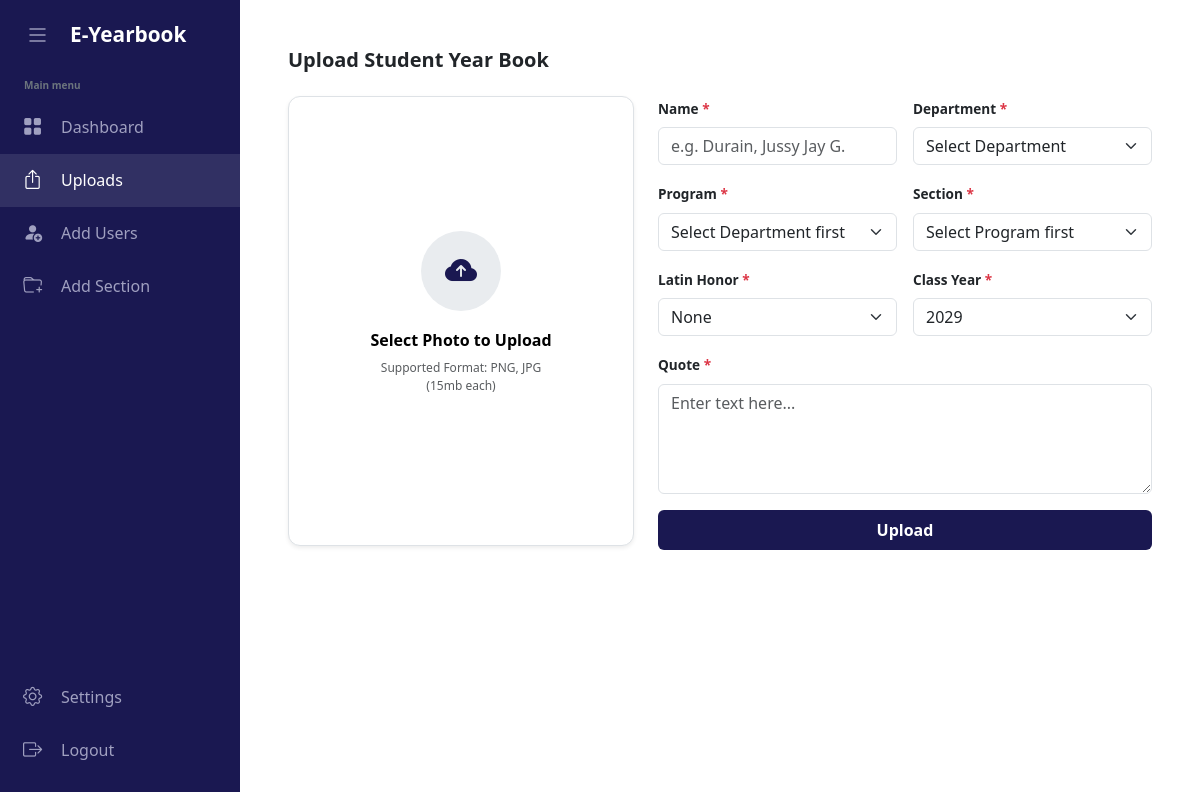
Screenshot of /public/admin/upload.php (signed in) with the database file from the repository.
### tables this page shows
CREATE TABLE `system_settings` (
  `id` int(11) NOT NULL,
  `setting_key` varchar(50) NOT NULL,
  `setting_value` varchar(255) NOT NULL
);

CREATE TABLE `class_years` (
  `id` int(11) NOT NULL,
  `year` varchar(4) NOT NULL
);

### public/admin/includes/sidebar.php
<?php
$currentPage = basename($_SERVER['PHP_SELF']);
?>
<nav class="sidebar d-flex flex-column justify-content-between" id="sidebar">
    <div>
        <div class="sidebar-header">
            <button class="menu-toggle-btn" onclick="toggleSidebar()">
                <i class="bi bi-list fs-4"></i>
            </button>
            <div class="sidebar-logo text-nowrap">
                <?php
                    $sysNameDisplay = 'E-Gallery';
                    if (isset($conn)) {
                        $sysNameQuery = $conn->query("SELECT setting_value FROM system_settings WHERE setting_key = 'system_name'");
                        if ($sysNameQuery && $sysNameQuery->num_rows > 0) {
                            $row = $sysNameQuery->fetch_assoc();
                            $sysNameDisplay = $row['setting_value'];
                        }
                    }
                    echo htmlspecialchars($sysNameDisplay);
                ?>
            </div>
        </div>
        <small class="text-secondary px-4 mt-2 d-block fw-bold menu-label" style="font-size: 10px;">Main menu</small>
        <ul class="nav flex-column mt-2">
            <li class="nav-item">
                <a href="index.php" class="nav-link <?php echo ($currentPage == 'index.php') ? 'active' : ''; ?>">
                    <i class="bi bi-grid-fill me-3"></i> <span class="menu-text">Dashboard</span>
                </a>
            </li>
            <li class="nav-item">
                <a href="upload.php" class="nav-link <?php echo ($currentPage == 'upload.php') ? 'active' : ''; ?>">
                    <i class="bi bi-box-arrow-up me-3"></i> <span class="menu-text">Uploads</span>
                </a>
            </li>
            <li class="nav-item">
                <a href="#" class="nav-link" data-bs-toggle="modal" data-bs-target="#userModal">
                    <i class="bi bi-person-fill-add me-3"></i> <span class="menu-text">Add Users</span>
                </a>
            </li>
            <li class="nav-item">
                <a href="#" class="nav-link" data-bs-toggle="modal" data-bs-target="#sectionModal">
                    <i class="bi bi-folder-plus me-3"></i> <span class="menu-text">Add Section</span>
                </a>
            </li>
        </ul>
    </div>
    <ul class="nav flex-column mb-4">
        <li class="nav-item">
            <a href="#" class="nav-link" data-bs-toggle="modal" data-bs-target="#settingsModal">
                <i class="bi bi-gear me-3"></i> <span class="menu-text">Settings</span>
            </a>
        </li>
        <li class="nav-item">
            <a href="../../app/controllers/logoutController.php" class="nav-link">
                <i class="bi bi-box-arrow-right me-3"></i> <span class="menu-text">Logout</span>
            </a>
        </li>
    </ul>
</nav>

### public/admin/includes/upload_photo.php (shortened to what this page needs)
<div id="photoTab">
    <h5 class="fw-bold mb-4">Upload Student Year Book</h5>
    <div class="row g-4">
        <div class="col-lg-5">
            <div class="photo-upload-card text-center shadow-sm">
                <div id="uploadPlaceholder" onclick="document.getElementById('studentPhotoInput').click()">
                    <div class="upload-icon-wrapper mx-auto">
                        <i class="bi bi-cloud-arrow-up-fill"></i>
                    </div>
                    <h6 class="fw-bold mb-2 upload-title">Select Photo to Upload</h6>
                    <p class="text-muted small mb-3" style="font-size: 0.75rem;">Supported Format: PNG, JPG<br>(15mb each)</p>
                </div>
                </div>
        </div>
        <div class="col-lg-7">
            <div class="row g-3">
                <div class="col-md-6">
                    <label class="form-label">Name <span class="text-danger">*</span></label>
                    <input type="text" class="form-control" id="inputName" placeholder="e.g. Durain, Jussy Jay G.">
                </div>
                <div class="col-md-6">
                    <label class="form-label">Department <span class="text-danger">*</span></label>
                    <select class="form-select" id="photoDeptSelect" onchange="updatePrograms('photoDeptSelect', 'photoProgramSelect'); updatePhotoSections();">
                        <option value="" selected>Select Department</option>
                    </select>
                </div>
                <div class="col-md-6">
                    <label class="form-label">Program <span class="text-danger">*</span></label>
                    <select class="form-select" id="photoProgramSelect" onchange="updatePhotoSections()">
                        <option value="" selected>Select Department first</option>
                    </select>
                </div>
                <div class="col-md-6">
                    <label class="form-label">Section <span class="text-danger">*</span></label>
                    <select class="form-select" id="photoSectionSelect">
                        <option value="" selected>Select Program first</option>
                    </select>
                </div>
                <div class="col-md-6">
                    <label class="form-label">Latin Honor <span class="text-danger">*</span></label>
                    <select class="form-select" id="inputLatin">
                        <option value="None" selected>None</option>
                    </select>
                </div>
                <div class="col-md-6">
                    <label class="form-label">Class Year <span class="text-danger">*</span></label>
                    <select class="form-select" id="inputYear">
                        <?php if (!empty($allYears)): ?>
                            <?php foreach ($allYears as $y): ?>
                                <option value="<?php echo htmlspecialchars($y['year']); ?>" <?php echo ($defaultYear == $y['year']) ? 'selected' : ''; ?>>
                                    <?php echo htmlspecialchars($y['year']); ?>
                                </option>
                            <?php endforeach; ?>
                        <?php else: ?>
                            <option value="<?php echo htmlspecialchars($defaultYear); ?>" selected><?php echo htmlspecialchars($defaultYear); ?></option>
                        <?php endif; ?>
                    </select>
                </div>
                <div class="col-12">
                    <label class="form-label">Quote <span class="text-danger">*</span></label>
                    <textarea class="form-control" id="inputQuote" rows="4" placeholder="Enter text here..."></textarea>
                </div>
                <div class="col-12 mt-3">
                    <button type="button" class="btn btn-navy w-100 py-2 fw-bold" onclick="simulateUpload()">Upload</button>
                </div>
            </div>
        </div>
    </div>
</div>

### public/admin/assets/css/upload.css (style rules this page uses)
body { font-family: 'Segoe UI', Tahoma, Geneva, Verdana, sans-serif; margin: 0; overflow-x: hidden; transition: background-color 0.3s, color 0.3s; }
.sidebar { width: 240px; height: 100vh; background-color: #1A1851; color: white; position: fixed; z-index: 1000; transition: width 0.3s cubic-bezier(0.25, 0.8, 0.25, 1), transform 0.3s ease; overflow-x: hidden; }
.sidebar-header { display: flex; align-items: center; padding: 15px 15px; height: 70px; }
.menu-toggle-btn { background: transparent; border: none; color: #a0a0c0; width: 45px; height: 45px; border-radius: 50%; display: flex; align-items: center; justify-content: center; transition: 0.2s; cursor: pointer; flex-shrink: 0; }
.sidebar-logo { font-size: 1.3rem; font-weight: bold; margin-left: 10px; }
.sidebar .nav-link { color: #a0a0c0; padding: 12px 20px; transition: 0.3s; text-decoration: none; display: flex; align-items: center; white-space: nowrap; }
.sidebar .nav-link i { font-size: 1.2rem; width: 25px; text-align: center; }
.sidebar .nav-link:hover, .sidebar .nav-link.active { color: white; background: rgba(255, 255, 255, 0.1); }
.dashboard-card, .photo-upload-card, .user-table-wrapper { background-color: var(--bs-body-bg); border: 1px solid var(--bs-border-color); border-radius: 12px; box-shadow: 0 4px 15px rgba(0,0,0,0.03); padding: 25px; }
.btn-navy { background-color: #1A1851 !important; color: white !important; font-weight: 800; border: none; border-radius: 6px; padding: 8px 24px; transition: 0.3s; }

### public/admin/assets/css/upload_photo.css (style rules this page uses)
.photo-upload-card { border-radius: 12px; padding: 40px; min-height: 450px; display: flex; flex-direction: column; align-items: center; justify-content: center; }
#uploadPlaceholder { cursor: pointer; padding: 20px; border-radius: 12px; transition: all 0.3s ease; }
.upload-icon-wrapper { width: 80px; height: 80px; background-color: var(--bs-secondary-bg); border-radius: 50%; display: flex; align-items: center; justify-content: center; margin-bottom: 20px; transition: transform 0.2s ease; }
.upload-icon-wrapper i { font-size: 2rem; color: #1A1851; }
.form-label { font-weight: 800; font-size: 0.85rem; }
.upload-title { color: #000; }

### rows the page displays
system_settings: setting_value "E-Yearbook"
system_settings: setting_value.year "2029"
